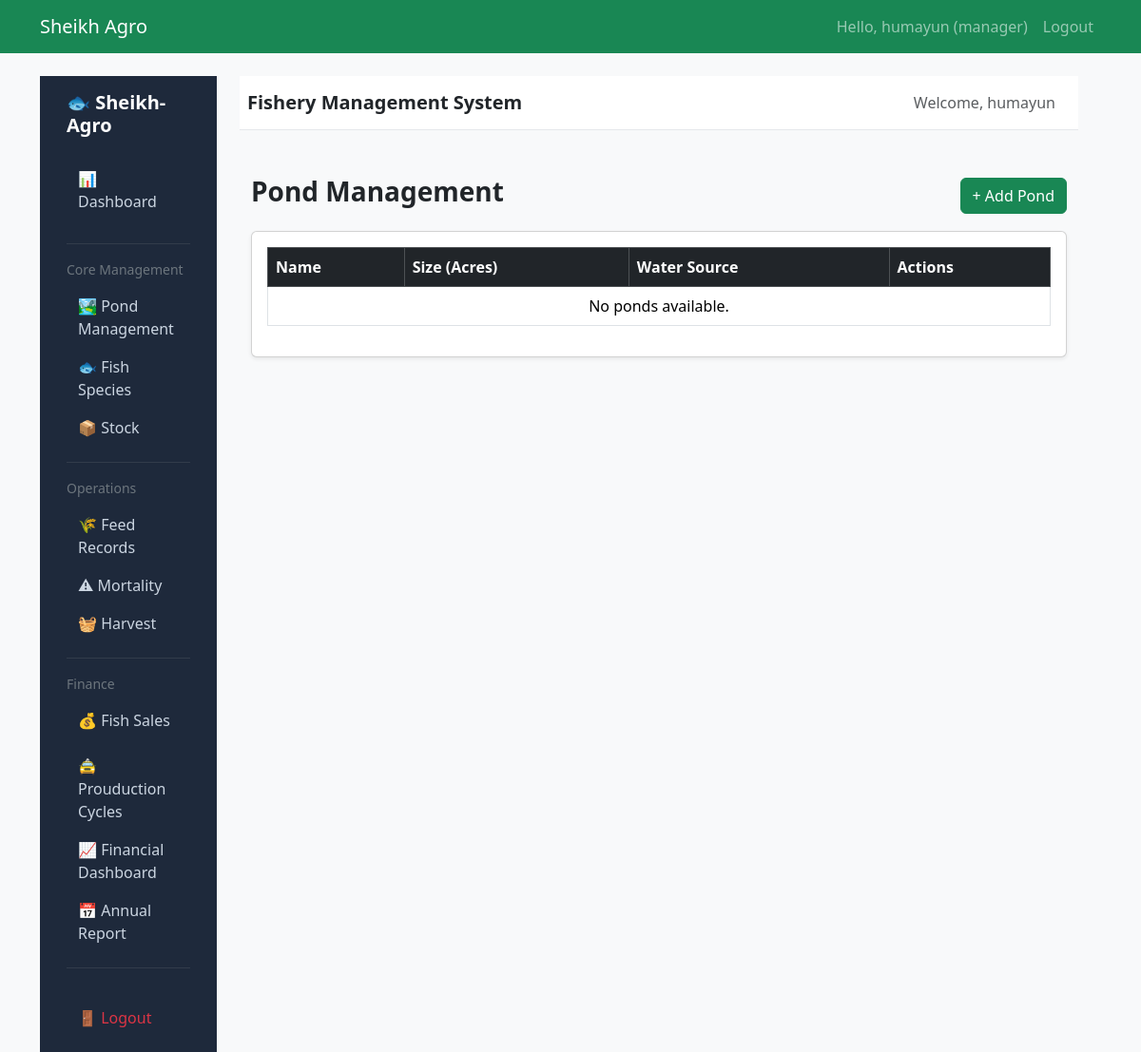
The app's page /fishery/ponds/ (signed in), older data.
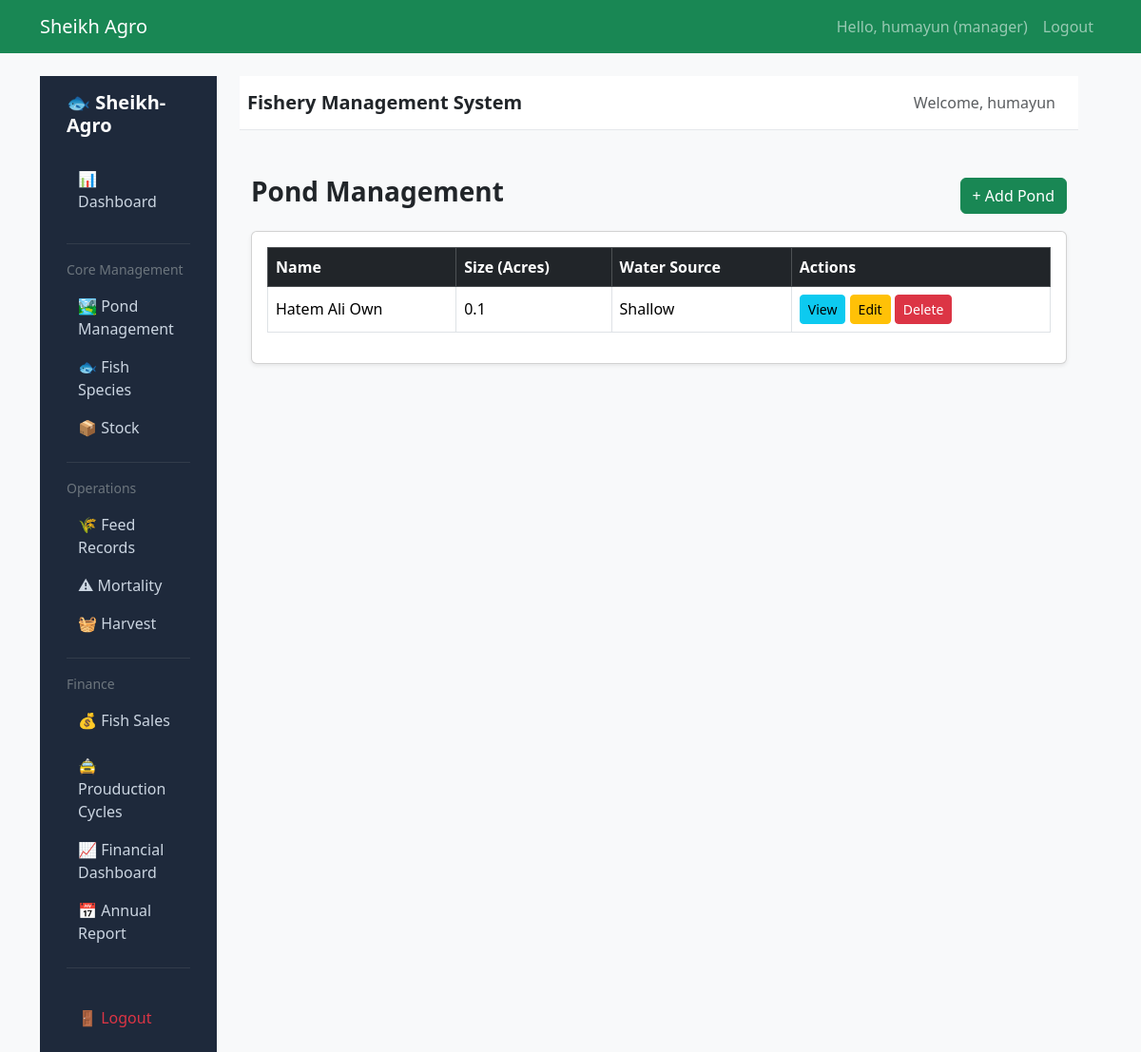
The same page, newer data.
### fishery/models.py (models this page shows, shortened)
class Pond(models.Model):
    name = models.CharField(max_length=100)
    size_in_acres = models.FloatField()
    water_source = models.CharField(max_length=100)
    location = models.CharField(max_length=150, blank=True)
    created_at = models.DateTimeField(auto_now_add=True)

### fishery/views.py (the view)
# urls.py: path('ponds/', views.PondListView.as_view(), name='pond_list'),
class PondListView(LoginRequiredMixin, ListView):
    model = Pond
    template_name = 'fishery/pond/pond_list.html'
    context_object_name = 'ponds'

### fishery/templates/fishery/pond/pond_list.html
{% extends "fishery/base_fishery.html" %}
{% block fishery_content %}
<div class="container mt-4">
    <div class="d-flex justify-content-between align-items-center mb-3">
        <h3 class="fw-bold">Pond Management</h3>
        <a href="{% url 'pond_create' %}" class="btn btn-success">
            + Add Pond
        </a>
    </div>
    <div class="card shadow-sm">
        <div class="card-body">
            <table class="table table-hover table-bordered align-middle">
                <thead class="table-dark">
                    <tr>
                        <th>Name</th>
                        <th>Size (Acres)</th>
                        <th>Water Source</th>
                        <th>Actions</th>
                    </tr>
                </thead>
                <tbody>
                    {% for pond in ponds %}
                    <tr>
                        <td>{{ pond.name }}</td>
                        <td>{{ pond.size_in_acres }}</td>
                        <td>{{ pond.water_source }}</td>
                        <td>
                            <a href="{% url 'pond_detail' pond.id %}" class="btn btn-sm btn-info">View</a>
                            <a href="{% url 'pond_update' pond.id %}" class="btn btn-sm btn-warning">Edit</a>
                            <a href="{% url 'pond_delete' pond.id %}" class="btn btn-sm btn-danger">Delete</a>
                        </td>
                    </tr>
                    {% empty %}
                    <tr>
                        <td colspan="4" class="text-center">No ponds available.</td>
                    </tr>
                    {% endfor %}
                </tbody>
            </table>
        </div>
    </div>
</div>
{% endblock %}

Row changes from the older to the newer data that the page shows:
added Pond: name "Hatem Ali Own", size_in_acres "0.1", water_source "Shallow"
Text that changed along with them:
text no longer shown: "No ponds available."
